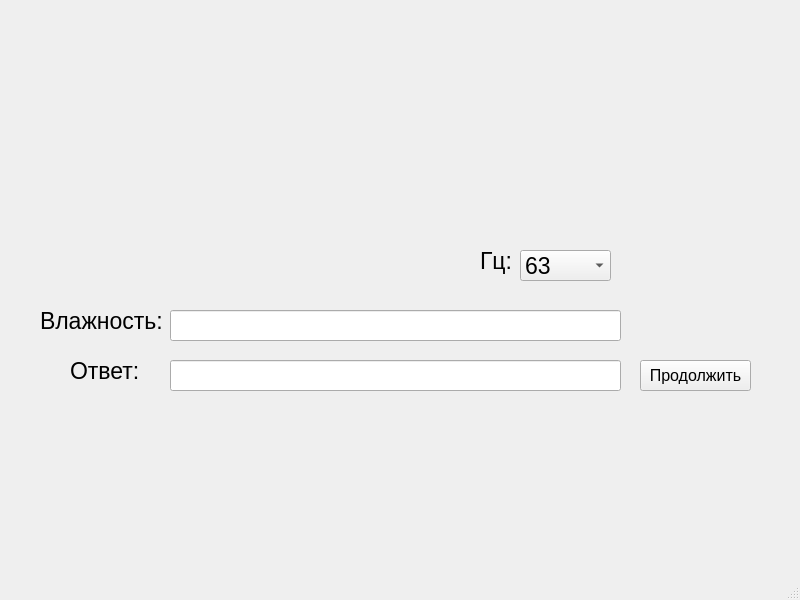
<?xml version="1.0" encoding="UTF-8"?>
<ui version="4.0">
 <class>MainWindow</class>
 <widget class="QMainWindow" name="MainWindow">
  <property name="geometry">
   <rect>
    <x>0</x>
    <y>0</y>
    <width>800</width>
    <height>600</height>
   </rect>
  </property>
  <property name="windowTitle">
   <string>MainWindow</string>
  </property>
  <widget class="QWidget" name="centralwidget">
   <widget class="QLineEdit" name="lineEdit">
    <property name="geometry">
     <rect>
      <x>170</x>
      <y>360</y>
      <width>451</width>
      <height>31</height>
     </rect>
    </property>
    <property name="font">
     <font>
      <pointsize>17</pointsize>
     </font>
    </property>
    <property name="toolTip">
     <string>&lt;html&gt;&lt;head/&gt;&lt;body&gt;&lt;p&gt;Значение должно быть округлено до двух знаков после запятой!&lt;/p&gt;&lt;/body&gt;&lt;/html&gt;</string>
    </property>
   </widget>
   <widget class="QLabel" name="label_2">
    <property name="geometry">
     <rect>
      <x>70</x>
      <y>350</y>
      <width>101</width>
      <height>41</height>
     </rect>
    </property>
    <property name="font">
     <font>
      <pointsize>17</pointsize>
     </font>
    </property>
    <property name="text">
     <string>Ответ:</string>
    </property>
   </widget>
   <widget class="QPushButton" name="pushButton">
    <property name="geometry">
     <rect>
      <x>640</x>
      <y>360</y>
      <width>111</width>
      <height>31</height>
     </rect>
    </property>
    <property name="font">
     <font>
      <pointsize>12</pointsize>
     </font>
    </property>
    <property name="text">
     <string>Продолжить</string>
    </property>
   </widget>
   <widget class="QComboBox" name="comboBox">
    <property name="geometry">
     <rect>
      <x>520</x>
      <y>250</y>
      <width>91</width>
      <height>31</height>
     </rect>
    </property>
    <property name="font">
     <font>
      <pointsize>17</pointsize>
     </font>
    </property>
    <property name="styleSheet">
     <string notr="true"/>
    </property>
    <property name="minimumContentsLength">
     <number>0</number>
    </property>
    <item>
     <property name="text">
      <string>63</string>
     </property>
    </item>
    <item>
     <property name="text">
      <string>125</string>
     </property>
    </item>
    <item>
     <property name="text">
      <string>250</string>
     </property>
    </item>
    <item>
     <property name="text">
      <string>500</string>
     </property>
    </item>
    <item>
     <property name="text">
      <string>1000</string>
     </property>
    </item>
    <item>
     <property name="text">
      <string>2000</string>
     </property>
    </item>
    <item>
     <property name="text">
      <string>4000</string>
     </property>
    </item>
   </widget>
   <widget class="QLabel" name="label_3">
    <property name="geometry">
     <rect>
      <x>480</x>
      <y>240</y>
      <width>101</width>
      <height>41</height>
     </rect>
    </property>
    <property name="font">
     <font>
      <pointsize>17</pointsize>
     </font>
    </property>
    <property name="text">
     <string>Гц:</string>
    </property>
   </widget>
   <widget class="QLabel" name="label_4">
    <property name="geometry">
     <rect>
      <x>40</x>
      <y>300</y>
      <width>131</width>
      <height>41</height>
     </rect>
    </property>
    <property name="font">
     <font>
      <pointsize>17</pointsize>
     </font>
    </property>
    <property name="text">
     <string>Влажность:</string>
    </property>
   </widget>
   <widget class="QLineEdit" name="lineEdit_2">
    <property name="geometry">
     <rect>
      <x>170</x>
      <y>310</y>
      <width>451</width>
      <height>31</height>
     </rect>
    </property>
    <property name="font">
     <font>
      <pointsize>17</pointsize>
     </font>
    </property>
   </widget>
   <widget class="QLabel" name="label">
    <property name="geometry">
     <rect>
      <x>300</x>
      <y>110</y>
      <width>231</width>
      <height>81</height>
     </rect>
    </property>
    <property name="text">
     <string/>
    </property>
    <property name="pixmap">
     <pixmap>../../../image/firstTask/thirdSlide/thirdImage.png</pixmap>
    </property>
   </widget>
  </widget>
  <widget class="QStatusBar" name="statusbar"/>
 </widget>
 <resources/>
 <connections/>
</ui>
